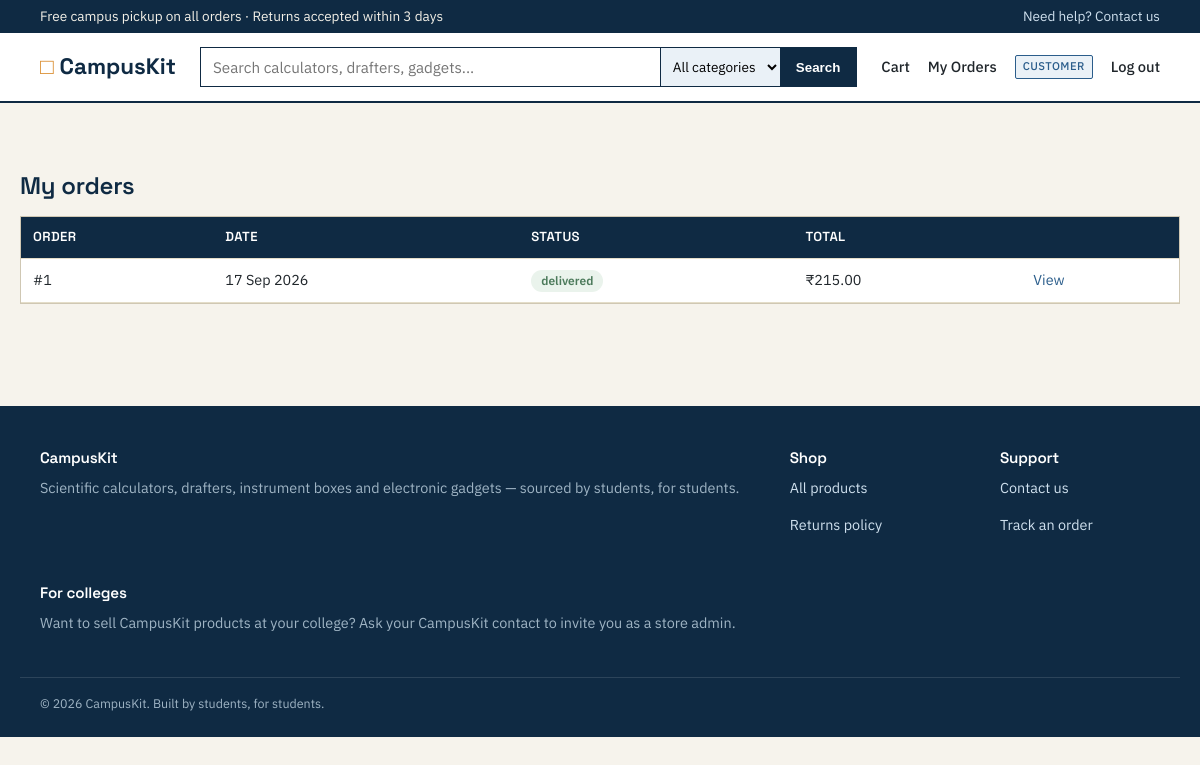
Page /orders (signed in) on the committed database.
### models.py (models this page shows, shortened)
class User(UserMixin, db.Model):
    __tablename__ = "users"
    id = db.Column(db.Integer, primary_key=True)
    name = db.Column(db.String(120), nullable=False)
    email = db.Column(db.String(160), unique=True, nullable=False, index=True)
    password_hash = db.Column(db.String(255), nullable=False)
    college = db.Column(db.String(160))
    role = db.Column(db.String(20), nullable=False, default=ROLE_CUSTOMER)
    created_at = db.Column(db.DateTime, default=datetime.utcnow)
    products = db.relationship("Product", backref="added_by", lazy="dynamic")
    orders = db.relationship("Order", backref="customer", lazy="dynamic")
    @property
    def is_admin(self):
        return self.role in (ROLE_ADMIN, ROLE_OWNER)

class Order(db.Model):
    __tablename__ = "orders"
    id = db.Column(db.Integer, primary_key=True)
    customer_id = db.Column(db.Integer, db.ForeignKey("users.id"), nullable=False)
    status = db.Column(db.String(20), nullable=False, default=ORDER_STATUS_PLACED)
    total_amount = db.Column(db.Numeric(10, 2), nullable=False, default=0)
    shipping_address = db.Column(db.Text, nullable=False, default="")
    created_at = db.Column(db.DateTime, default=datetime.utcnow)
    delivered_at = db.Column(db.DateTime)
    items = db.relationship("OrderItem", backref="order", cascade="all, delete-orphan", lazy="joined")

### blueprints/shop.py (the view)
@shop_bp.route("/orders")
@login_required
def order_history():
    orders = Order.query.filter_by(customer_id=current_user.id).order_by(Order.created_at.desc()).all()
    return render_template("orders.html", orders=orders)

### templates/orders.html (shortened to what this page needs)
{% extends "base.html" %}
{% block content %}
<div class="container section">
  <h2>My orders</h2>
  {% if orders %}
  <div class="table-wrap">
    <table>
      <thead><tr><th>Order</th><th>Date</th><th>Status</th><th>Total</th><th></th></tr></thead>
      <tbody>
      {% for o in orders %}
        <tr>
          <td>#{{ o.id }}</td>
          <td>{{ o.created_at.strftime('%d %b %Y') }}</td>
          <td><span class="pill pill-{{ o.status }}">{{ o.status }}</span></td>
          <td>₹{{ '%.2f'|format(o.total_amount) }}</td>
          <td><a href="{{ url_for('shop.order_detail', order_id=o.id) }}">View</a></td>
        </tr>
      {% endfor %}
      </tbody>
    </table>
  </div>
  {% else %}
  <div class="empty-state">
    <h3>No orders yet</h3>
    <a href="{{ url_for('main.home') }}" class="btn btn-amber">Start shopping</a>
  </div>
  {% endif %}
</div>
{% endblock %}

### templates/base.html (shortened to what this page needs)
<!DOCTYPE html>
<html lang="en">
<head>
<link rel="stylesheet" href="{{ url_for('static', filename='css/style.css') }}">
</head>
<body>
<div class="topbar">
  <div class="container">
    <span>Free campus pickup on all orders &middot; Returns accepted within 3 days</span>
    <span><a href="{{ url_for('main.contact') }}">Need help? Contact us</a></span>
  </div>
</div>
<header class="navbar">
  <div class="container">
    <a class="brand" href="{{ url_for('main.home') }}"><span class="brand-mark">&#9633;</span> CampusKit</a>
    <form class="search-form" action="{{ url_for('main.home') }}" method="get">
      <input type="text" name="q" placeholder="Search calculators, drafters, gadgets..." value="{{ request.args.get('q', '') }}">
      <select name="category">
        <option value="">All categories</option>
      </select>
      <button type="submit">Search</button>
    </form>
    <nav class="nav-links">
      <a class="cart-link" href="{{ url_for('shop.view_cart') }}">Cart{% if cart_count %}<span class="cart-badge">{{ cart_count }}</span>{% endif %}</a>
      {% if current_user.is_authenticated %}
        <a href="{{ url_for('shop.order_history') }}">My Orders</a>
        <span class="badge-role">{{ current_user.role }}</span>
        <a href="{{ url_for('auth.logout') }}">Log out</a>
      {% else %}
        <a href="{{ url_for('auth.login') }}">Log in</a>
        <a class="btn btn-sm btn-amber" href="{{ url_for('auth.register') }}">Sign up</a>
      {% endif %}
    </nav>
  </div>
</header>
<main>
  <div class="container" style="padding-top:22px;">
  </div>
  {% block content %}{% endblock %}
</main>
<footer>
  <div class="container">
    <div class="col">
      <h4>CampusKit</h4>
      <p style="color:#9fb4c4;">Scientific calculators, drafters, instrument boxes and electronic gadgets — sourced by students, for students.</p>
    </div>
    <div class="col">
      <h4>Shop</h4>
      <p><a href="{{ url_for('main.home') }}">All products</a></p>
      <p><a href="{{ url_for('main.returns_policy') }}">Returns policy</a></p>
    </div>
    <div class="col">
      <h4>Support</h4>
      <p><a href="{{ url_for('main.contact') }}">Contact us</a></p>
      <p><a href="{{ url_for('shop.order_history') }}">Track an order</a></p>
    </div>
    <div class="col">
      <h4>For colleges</h4>
      <p style="color:#9fb4c4;">Want to sell CampusKit products at your college? Ask your CampusKit contact to invite you as a store admin.</p>
    </div>
  </div>
  <div class="container fine">&copy; {{ 2026 }} CampusKit. Built by students, for students.</div>
</footer>
</body>
</html>

### static/css/style.css (style rules this page uses)
:root { --navy: #0f2a43; --navy-2: #16375a; --paper: #f6f3ec; --panel: #ffffff; --blue: #2b5d8b; --blue-light: #eaf1f7; --amber: #d98b2b; --ink: #20262b; --ink-soft: #55606b; --line: #cfc7b3; --line-soft: #e4ddc9; --green: #4c7a5b; --red: #b24c3d; --radius: 3px; }
* { box-sizing: border-box; }
html, body { margin: 0; padding: 0; background: var(--paper); color: var(--ink); font-family: "IBM Plex Sans", -apple-system, BlinkMacSystemFont, "Segoe UI", sans-serif; font-size: 16px; line-height: 1.55; }
h1, h2, h3, h4, .brand, .btn, label, .tag { font-family: "Space Grotesk", "IBM Plex Sans", sans-serif; }
h1, h2, h3, h4 { color: var(--navy); margin: 0 0 0.5em; font-weight: 600; letter-spacing: -0.01em; }
a { color: var(--blue); text-decoration: none; }
p { margin: 0 0 1em; color: var(--ink-soft); }
.container { max-width: 1160px; margin: 0 auto; padding: 0 20px; }
.topbar { background: var(--navy); color: #f4f1e8; font-size: 0.85rem; padding: 6px 0; }
.topbar .container { display: flex; justify-content: space-between; }
.topbar a { color: #cfe0ee; }
.navbar { background: var(--panel); border-bottom: 2px solid var(--navy); }
.navbar .container { display: flex; align-items: center; gap: 24px; padding-top: 14px; padding-bottom: 14px; flex-wrap: wrap; }
.brand { font-size: 1.4rem; font-weight: 700; color: var(--navy); white-space: nowrap; display: flex; align-items: baseline; gap: 6px; }
.brand .brand-mark { color: var(--amber); }
.search-form { flex: 1; display: flex; min-width: 220px; border: 1.5px solid var(--navy); }
.search-form input[type="text"] { flex: 1; border: none; padding: 9px 12px; font-size: 0.95rem; font-family: inherit; background: var(--panel); }
.search-form select { border: none; border-left: 1.5px solid var(--navy); background: var(--blue-light); padding: 0 8px; font-family: inherit; font-size: 0.85rem; }
.search-form button { border: none; background: var(--navy); color: #fff; padding: 0 16px; cursor: pointer; font-weight: 600; }
.nav-links { display: flex; align-items: center; gap: 18px; font-size: 0.92rem; font-weight: 500; }
.nav-links a { color: var(--ink); }
.nav-links .cart-link { position: relative; }
.badge-role { font-size: 0.7rem; text-transform: uppercase; letter-spacing: 0.04em; background: var(--blue-light); color: var(--blue); padding: 2px 7px; border: 1px solid var(--blue); border-radius: 2px; }
.section { padding: 42px 0; }
table { width: 100%; border-collapse: collapse; background: var(--panel); }
th, td { text-align: left; padding: 10px 12px; border-bottom: 1px solid var(--line-soft); font-size: 0.9rem; }
th { background: var(--navy); color: #fff; font-family: "Space Grotesk"; font-weight: 600; font-size: 0.82rem; text-transform: uppercase; letter-spacing: 0.03em; }
.table-wrap { overflow-x: auto; border: 1px solid var(--line); }
.table-wrap table { border: none; }
.pill { display: inline-block; padding: 2px 10px; font-size: 0.75rem; border-radius: 20px; font-weight: 600; }
.pill-delivered { background: #eaf3ec; color: var(--green); }
footer { background: var(--navy); color: #cfe0ee; padding: 40px 0 24px; margin-top: 60px; font-size: 0.9rem; }
footer .container { display: flex; justify-content: space-between; gap: 30px; flex-wrap: wrap; }
footer h4 { color: #fff; font-size: 0.95rem; }
footer a { color: #cfe0ee; }
footer .col { min-width: 160px; }
footer .fine { border-top: 1px solid rgba(255,255,255,0.12); margin-top: 28px; padding-top: 16px; font-size: 0.78rem; color: #9fb4c4; }

### rows in the picture
User: role "CUSTOMER"
Order: id "1", created_at "17 Sep 2026", status "delivered", total_amount "215.00"

### other values in the picture
{{ 2026 }} "2026"
